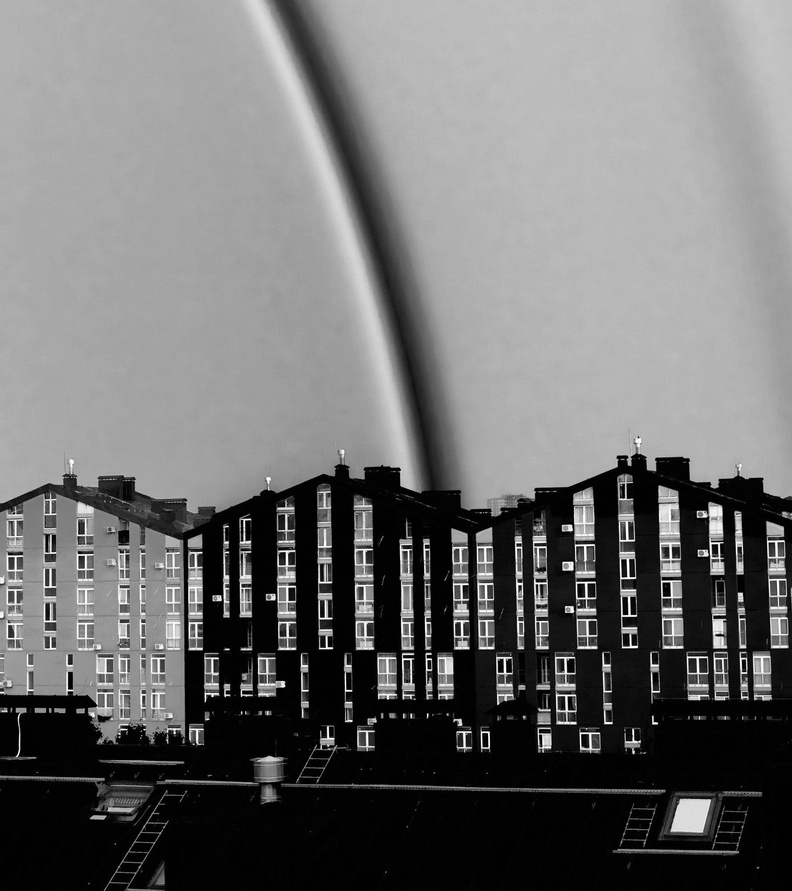
#> input picture Practica1_SalaFis/P01_Blue.jpg, 792 x 891 px, shrunk from 1778 x 2000 before the run
$ python rgb_to_color.py
#> lines starting #> are read from the running program, lines starting #| are printed output that depends on the picture
import cv2
import numpy as np

# Cargar las imágenes en escala de grises (rojo, verde, azul)
imagen_azul = cv2.imread("P01_Blue.jpg", cv2.IMREAD_GRAYSCALE)
#> imagen_azul is the input picture: shape (891, 792); min 0, max 255, mean 111.3
imagen_verde = cv2.imread("P01_Green.jpg", cv2.IMREAD_GRAYSCALE)
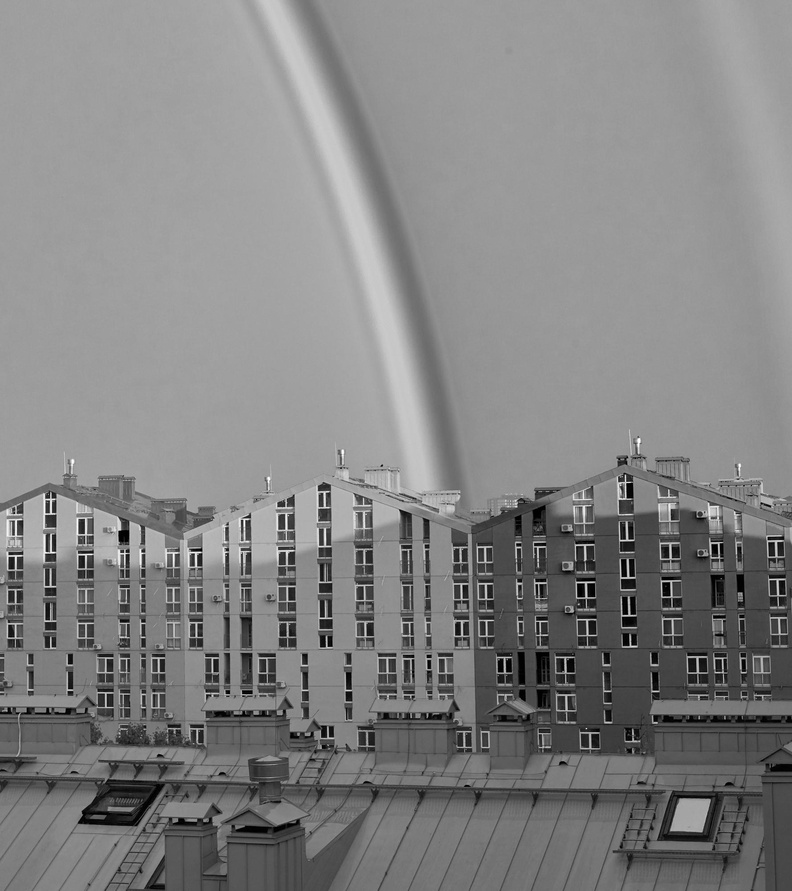
#> input picture Practica1_SalaFis/P01_Green.jpg, 792 x 891 px, shrunk from 1778 x 2000 before the run
#> imagen_verde is the input picture: shape (891, 792); min 0, max 255, mean 131.1
imagen_roja = cv2.imread("P01_Red.jpg", cv2.IMREAD_GRAYSCALE)
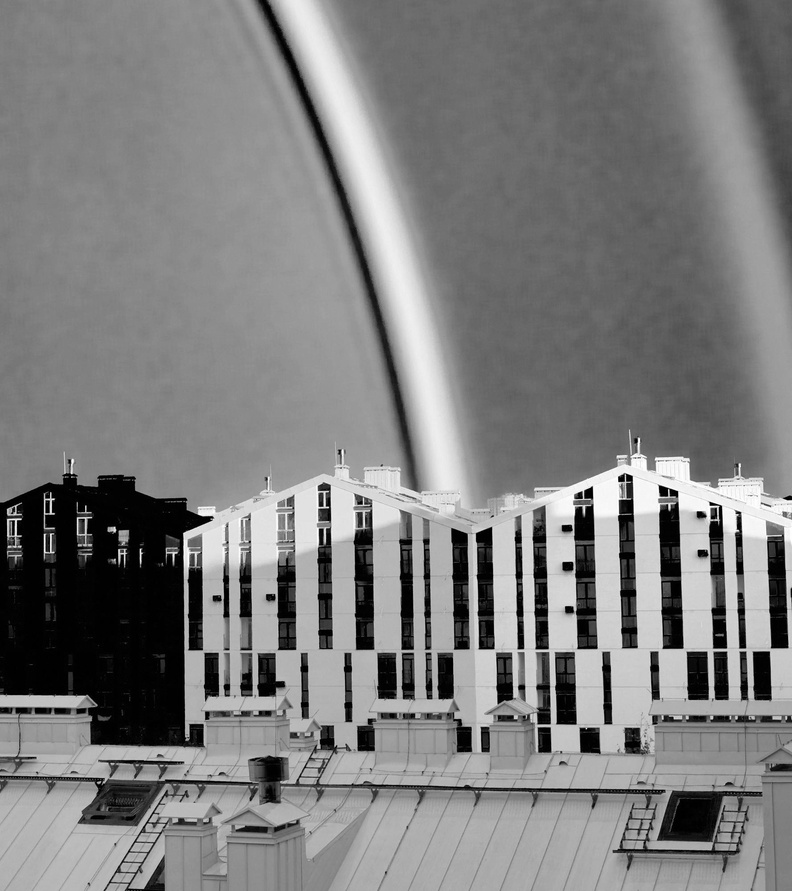
#> input picture Practica1_SalaFis/P01_Red.jpg, 792 x 891 px, shrunk from 1778 x 2000 before the run
#> imagen_roja is the input picture: shape (891, 792); min 0, max 255, mean 125.6

# Verificar si las imágenes se cargaron correctamente
if imagen_roja is None or imagen_verde is None or imagen_azul is None:
    print("Error: No se pudieron cargar las imágenes.")
    exit()

# Combinar las imágenes en una imagen RGB
imagen_rgb = cv2.merge((imagen_azul, imagen_verde, imagen_roja))
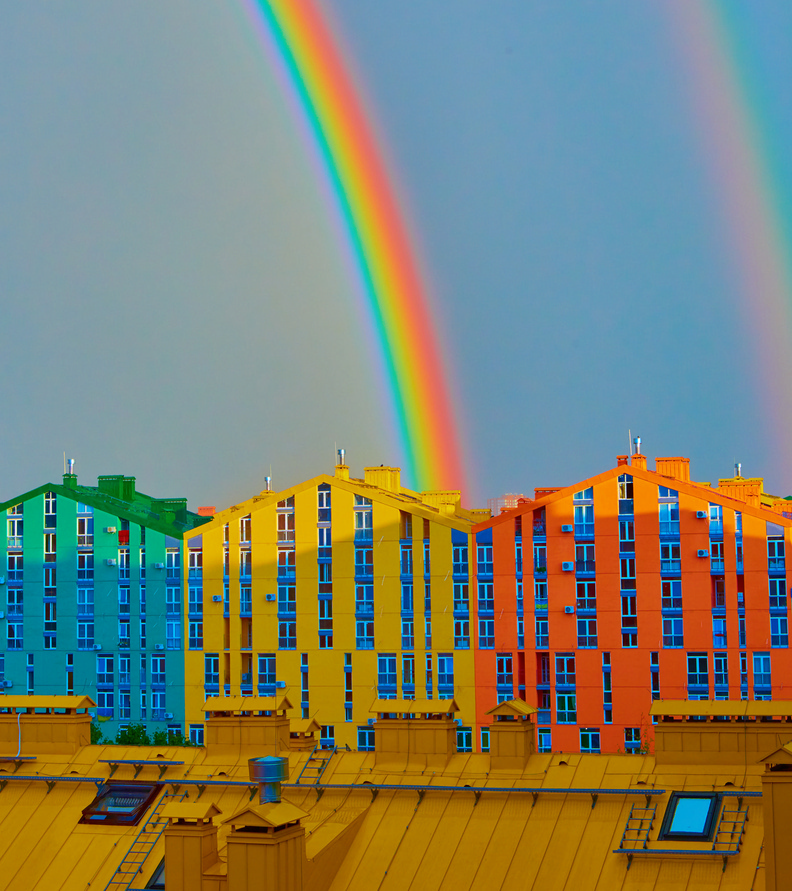
#> imagen_rgb: shape (891, 792, 3); mean of channels 0, 1, 2 111.3, 131.1, 125.6; drawn as B, G, R

# Mostrar la imagen RGB (opcional)
#cv2.imshow("Imagen RGB", imagen_rgb)
#cv2.waitKey(0)
#cv2.destroyAllWindows()

# Guardar la imagen RGB (opcional)
cv2.imwrite("imagen_rgb.png", imagen_rgb)
